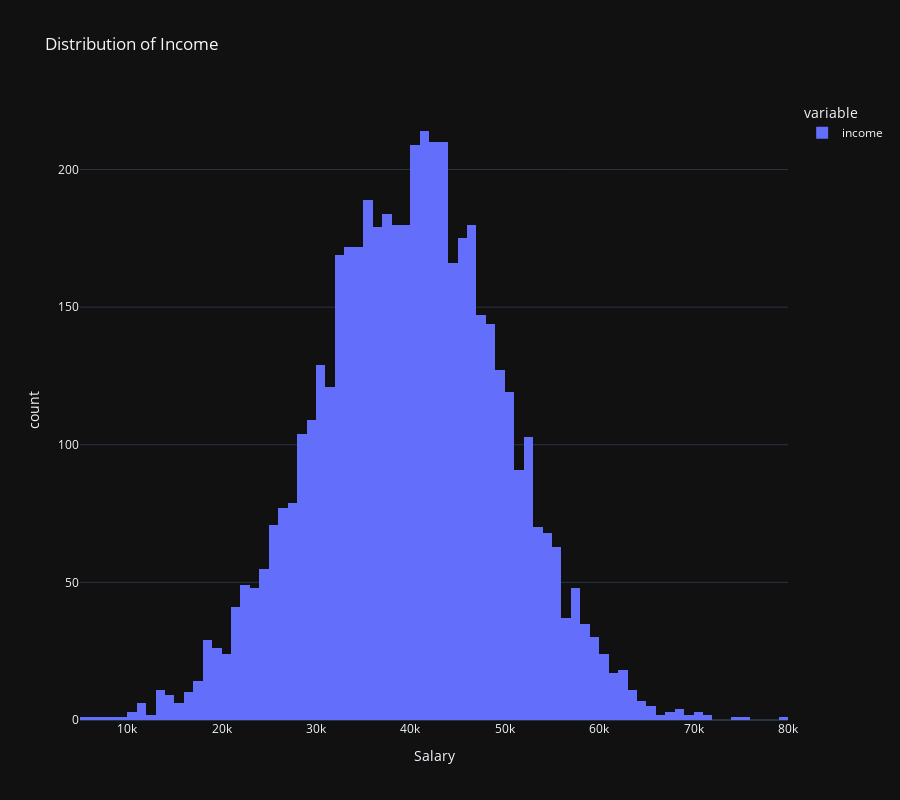

This figure's notebook cell:
### Markdown cell above
Age shows a right skew distribution, with the mean and median at around 30. The minimum age is 18, while the maximum age is 65 years old.

### Code cell
# distribution of income
px.histogram(df.income, title='Distribution of Income', template='plotly_dark', height=800, labels={'value': 'Salary'})

### Figure 1 — Plotly figure (JSON) as saved in the notebook; plotly's stock layout.template omitted (floating-point values rounded to 4 significant figures; data arrays with more than 128 entries replaced by an {"elided": "..."} marker saying what was removed)
{"data": [{"alignmentgroup": "True", "bingroup": "x", "hovertemplate": "variable=income<br>Salary=%{x}<br>count=%{y}<extra></extra>", "legendgroup": "income", "marker": {"color": "#636efa", "pattern": {"shape": ""}}, "name": "income", "offsetgroup": "income", "orientation": "v", "showlegend": true, "type": "histogram", "x": {"elided": "5000 int values"}, "xaxis": "x", "yaxis": "y"}], "layout": {"barmode": "relative", "height": 800, "legend": {"title": {"text": "variable"}, "tracegroupgap": 0}, "title": {"text": "Distribution of Income"}, "xaxis": {"anchor": "y", "domain": [0, 1], "title": {"text": "Salary"}}, "yaxis": {"anchor": "x", "domain": [0, 1], "title": {"text": "count"}}}}
